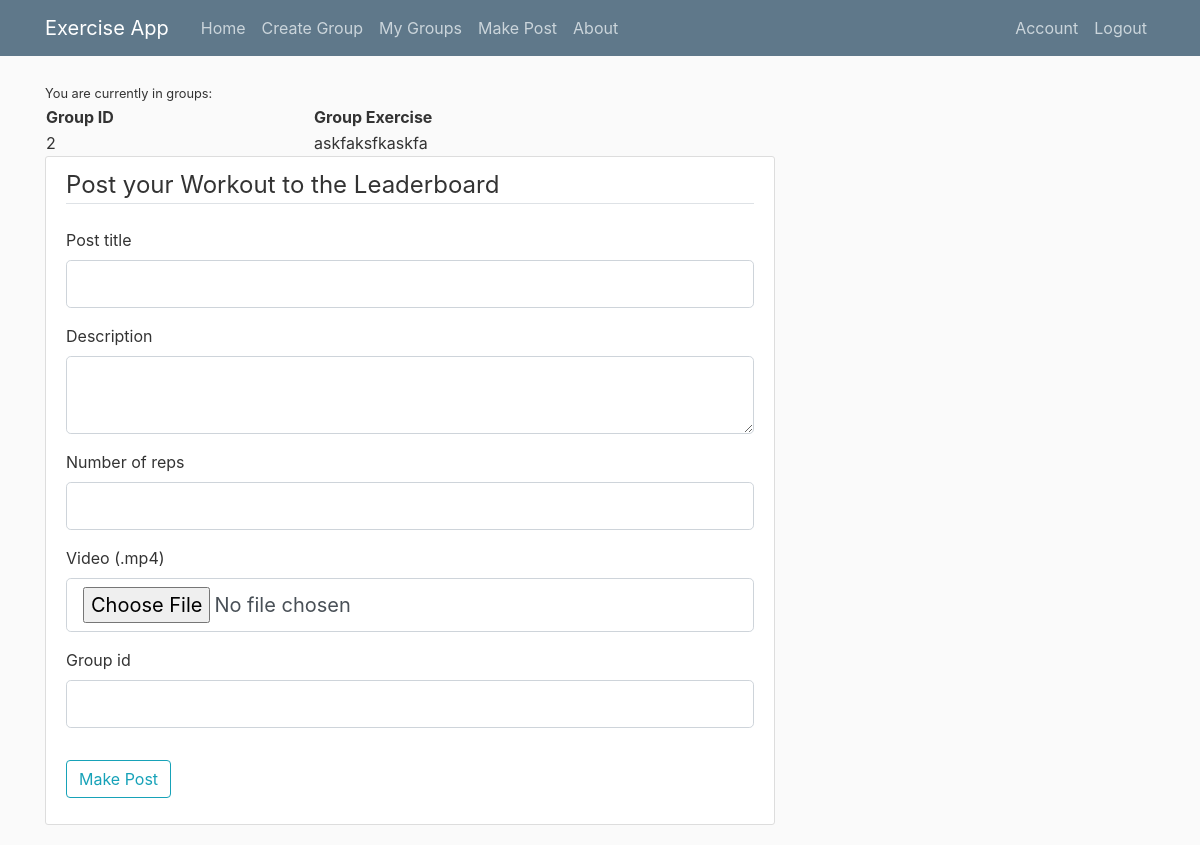
Page /createpost (signed in) on the earlier database version.
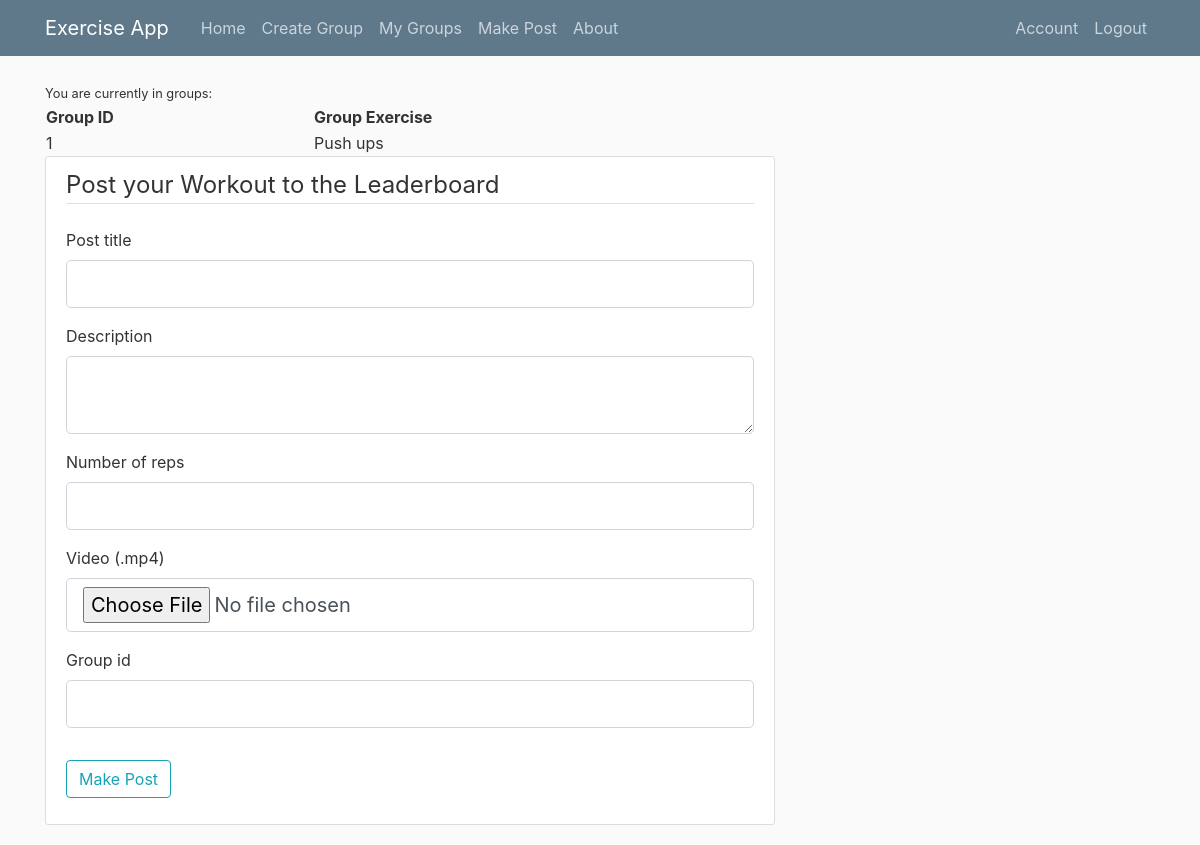
Same page on the later database version.
### exercisewebapp/models.py (models this page shows, shortened)
class Group(db.Model):
    id = db.Column(db.Integer, primary_key=True)
    exercise_title = db.Column(db.String(100), nullable=False)
    date_started = db.Column(db.DateTime, nullable=False, default=datetime.utcnow)
    description = db.Column(db.Text, nullable=False)
    leader_user_id = db.Column(db.Integer, db.ForeignKey('user.id'), nullable=False)

### exercisewebapp/routes.py (the view, shortened to what this page needs)
@app.route("/createpost",methods=['GET', 'POST'])
@login_required
def post_leaderboard():
    if current_user.is_authenticated:
        form = PostForm(CombinedMultiDict((request.files, request.form)))
        user = current_user.id
        current_user_groups_list = get_current_user_groups_with_title()
        return render_template('createpost.html', title='Group Leaderboard',form = form, current_user_groups_list=current_user_groups_list)
    return render_template('createpost.html', title='Group Leaderboard',form = form)

### exercisewebapp/forms.py
class PostForm(FlaskForm):
    title = StringField('Post title',
                                validators=[DataRequired(), Length(min=2, max=20)])
    content = TextAreaField('Description', validators=[DataRequired(), Length(min=10, max=250)])
    reps = IntegerField('Number of reps', validators=[DataRequired()])
    video = FileField('Video (.mp4)', validators=[FileRequired(), FileAllowed(['mp4'], 'Wrong format, you can only upload .mp4 files!')])
    group_id = IntegerField('Group id', validators=[DataRequired()])
    submit = SubmitField('Make Post')

### exercisewebapp/models.py (called while the page is built)
@login_manager.user_loader
def load_user(user_id):
    return User.query.get(int(user_id))

### exercisewebapp/routes.py (called while the page is built)
def get_current_user_groups_with_title():
    current_user_groups_id_list = []
    current_user_groups_title_list = []
    for group in current_user.groups:
        current_user_groups_id_list.append(group.id)
        current_user_groups_title_list.append(group.exercise_title)
    zipped= zip(current_user_groups_id_list, current_user_groups_title_list)
    return list(zipped)

### exercisewebapp/templates/createpost.html (shortened to what this page needs)
{% extends "layout.html" %}
{% block content %}
          {% if current_user.is_authenticated %}
            {% if current_user_groups_list is defined and current_user_groups_list %}
                <small>You are currently in groups:</small>
                <table style="width:100%">
                      <tr>
                        <th>Group ID</th>
                        <th>Group Exercise</th>
                      </tr>
                {% for id, title in current_user_groups_list %}
                      <tr>
                        <td>{{id}}</td>
                        <td>{{title}}</td>
                      </tr>
                {% endfor%}
                    </table>
            {% else%}
                <small>You are in no groups currently, create a group or post to an existing group to join</small>
            {% endif %}
          <div class="content-section">
        <form method="POST" action="" enctype="multipart/form-data">
            <fieldset class="form-group">
                <legend class="border-bottom mb-4">Post your Workout to the Leaderboard</legend>
                <div class="form-group">
                    {{ form.title.label(class="form-control-label") }}
                    {% if form.title.errors %}
                        {{ form.title(class="form-control form-control-lg is-invalid") }}
                        <div class="invalid-feedback">
                            {% for error in form.title.errors %}
                                <span>{{ error }}</span>
                            {% endfor %}
                        </div>
                    {% else %}
                        {{ form.title(class="form-control form-control-lg") }}
                    {% endif %}
                </div>
                <div class="form-group">
                    {{ form.content.label(class="form-control-label") }}
                    {% if form.content.errors %}
                        {{ form.content(class="form-control form-control-lg is-invalid") }}
                        <div class="invalid-feedback">
                            {% for error in form.content.errors %}
                                <span>{{ error }}</span>
                            {% endfor %}
                        </div>
                    {% else %}
                        {{ form.content(class="form-control form-control-lg") }}
                    {% endif %}
                </div>
              <div class="form-group">
                    {{ form.reps.label(class="form-control-label") }}
                    {% if form.reps.errors %}
                        {{ form.reps(class="form-control form-control-lg is-invalid") }}
                        <div class="invalid-feedback">
                            {% for error in form.reps.errors %}
                                <span>{{ error }}</span>
                            {% endfor %}
                        </div>
                    {% else %}
                        {{ form.reps(class="form-control form-control-lg") }}
                    {% endif %}
                </div>
                <div class="form-group">
              		{{ form.video.label(class="form-control-label") }}
                    {% if form.video.errors %}
                    	{{ form.video(class="form-control form-control-lg is-invalid") }}
                    	<div class="invalid-feedback">
                    		{% for error in form.video.errors %}
                    			<span>{{ error }}</span>
                    		{% endfor %}
                    	</div>
                    {% else %}
                    	{{ form.video(class="form-control form-control-lg") }}
                    {% endif %}
                </div>
              <div class="form-group">
                    {{ form.group_id.label(class="form-control-label") }}
                    {% if form.group_id.errors %}
                        {{ form.group_id(class="form-control form-control-lg is-invalid") }}
                        <div class="invalid-feedback">
                            {% for error in form.group_id.errors %}
                                <span>{{ error }}</span>
                            {% endfor %}
                        </div>
                    {% else %}
                        {{ form.group_id(class="form-control form-control-lg") }}
                    {% endif %}
                </div>
            </fieldset>
            <div class="form-group">
                {{ form.submit(class="btn btn-outline-info") }}
            </div>
        </form>
    </div>
          {% endif %}
{% endblock content%}

### exercisewebapp/templates/layout.html (shortened to what this page needs)
<!DOCTYPE html>
<html>
<head>
    <link rel="stylesheet" href="https://maxcdn.bootstrapcdn.com/bootstrap/4.0.0/css/bootstrap.min.css">
    <link rel="stylesheet" type="text/css" href="{{ url_for('static', filename='main.css') }}">
</head>
<body>
    <header class="site-header">
      <nav class="navbar navbar-expand-md navbar-dark bg-steel fixed-top">
        <div class="container">
          <a class="navbar-brand mr-4" href="/">Exercise App</a>
          <div class="collapse navbar-collapse" id="navbarToggle">
            <div class="navbar-nav mr-auto">
              <a class="nav-item nav-link" href="{{ url_for('home') }}">Home</a>
                {% if current_user.is_authenticated %}
                    <a class="nav-item nav-link" href="{{ url_for('creategroup') }}">Create Group</a>
                    <a class="nav-item nav-link" href="{{ url_for('update_leaderboard') }}">My Groups</a>
                    <a class="nav-item nav-link" href="{{ url_for('post_leaderboard') }}">Make Post</a>
                {% endif %}
              <a class="nav-item nav-link" href="{{ url_for('about') }}">About</a>
            </div>
            <div class="navbar-nav">
              {% if current_user.is_authenticated %}
                <a class="nav-item nav-link" href="{{ url_for('account') }}">Account</a>
                <a class="nav-item nav-link" href="{{ url_for('logout') }}">Logout</a>
              {% else %}
                <a class="nav-item nav-link" href="{{ url_for('login') }}">Login</a>
                <a class="nav-item nav-link" href="{{ url_for('register') }}">Register</a>
              {% endif %}
            </div>
          </div>
        </div>
      </nav>
    </header>
    <main role="main" class="container">
      <div class="row">
        <div class="col-md-8">
          {% block content %}{% endblock %}
        </div>
      </div>
    </main>
</body>
</html>

### exercisewebapp/static/main.css (style rules this page uses)
body { background: #fafafa; color: #333333; margin-top: 5rem; }
.bg-steel { background-color: #5f788a; }
.site-header .navbar-nav .nav-link { color: #cbd5db; }
.content-section { background: #ffffff; padding: 10px 20px; border: 1px solid #dddddd; border-radius: 3px; margin-bottom: 20px; }

Differences in the rows shown:
removed Group: id "2", exercise_title "askfaksfkaskfa"
now on this page (row edited): Group: id "1", exercise_title "Push ups"
